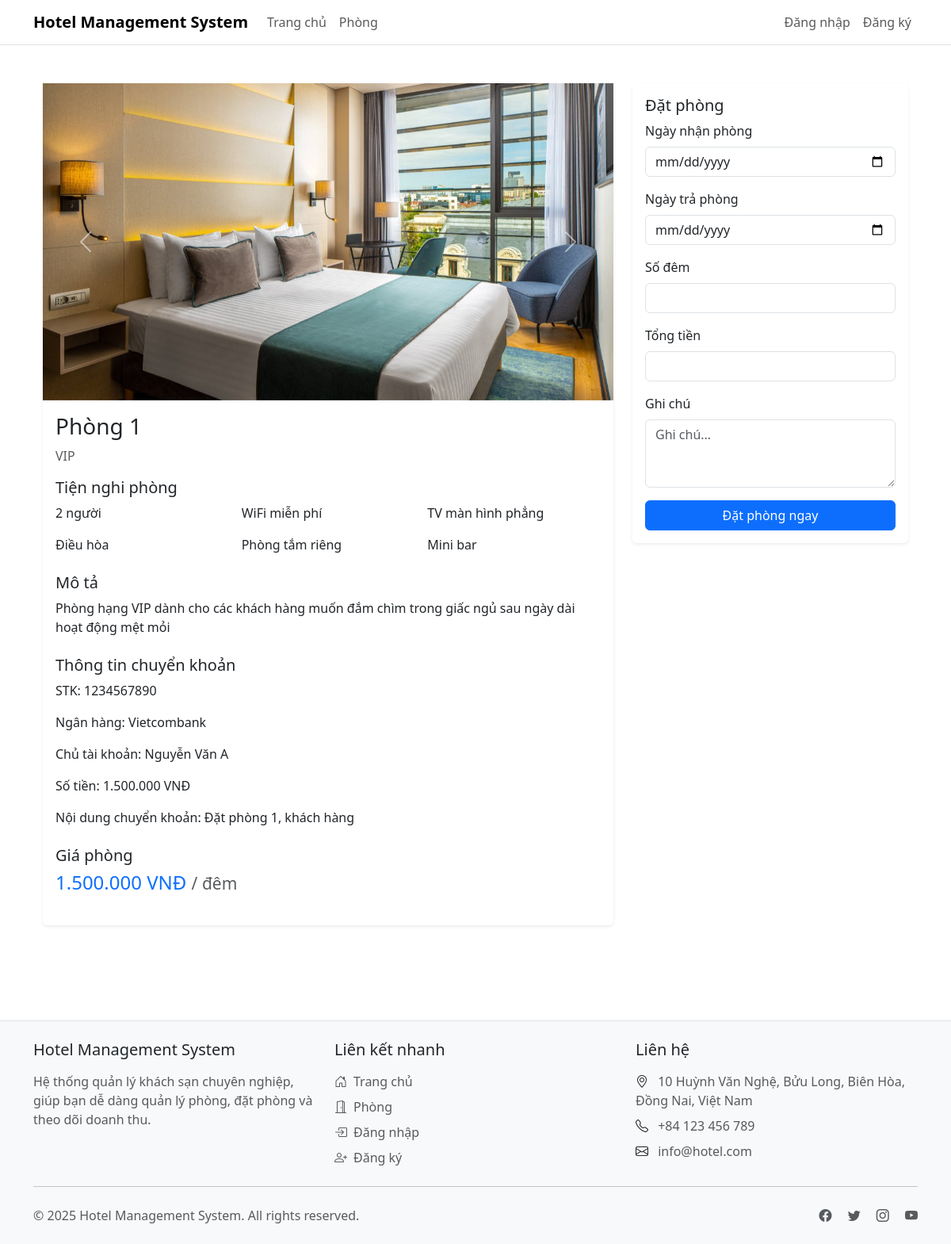
/room-details.php?id=1, run on the app's committed database.
### tables this page shows
CREATE TABLE `rooms` (
  `id` int(11) NOT NULL,
  `room_number` varchar(10) NOT NULL,
  `type` varchar(50) NOT NULL,
  `price_per_night` decimal(10,2) NOT NULL,
  `capacity` int(11) NOT NULL,
  `description` text DEFAULT NULL,
  `status` enum('available','occupied','maintenance') DEFAULT 'available',
  `created_at` timestamp NOT NULL DEFAULT current_timestamp(),
  `updated_at` timestamp NOT NULL DEFAULT current_timestamp() ON UPDATE current_timestamp(),
  `image` varchar(255) DEFAULT NULL
);

### config/Database.php (called while the page is built, shortened)
<?php
class Database {
    private static $instance = null;
    private $pdo;
    private function __construct() {
        try {
            $host = 'localhost';
            $dbname = 'hotel_management2';
            $username = 'root';
            $password = '';
            $this->pdo = new PDO(
                "mysql:host=$host;dbname=$dbname;charset=utf8mb4",
                $username,
                $password,
                [
                    PDO::ATTR_ERRMODE => PDO::ERRMODE_EXCEPTION,
                    PDO::ATTR_DEFAULT_FETCH_MODE => PDO::FETCH_ASSOC,
                    PDO::ATTR_EMULATE_PREPARES => false
                ]
            );
        } catch (PDOException $e) {
            error_log("Database connection failed: " . $e->getMessage());
            throw new Exception("Database connection failed");
        }
    }
    public static function getInstance() {
        if (self::$instance === null) {
            self::$instance = new self();
        }
        return self::$instance;
    }
    public function query($sql, $params = []) {
        try {
            $stmt = $this->pdo->prepare($sql);
            $stmt->execute($params);
            return $stmt;
        } catch (PDOException $e) {
            error_log("Query failed: " . $e->getMessage());
            throw new Exception("Query failed");
        }
    }
    public function fetch($sql, $params = []) {
        try {
            $stmt = $this->query($sql, $params);
            return $stmt->fetch();
        } catch (Exception $e) {
            error_log("Fetch failed: " . $e->getMessage());
            return null;
        }
    }
}

### classes/Room.php (called while the page is built, shortened)
<?php
class Room {
    private $db;
    public function __construct() {
        $this->db = Database::getInstance();
        $this->uploadDir = dirname(__DIR__) . '/assets/images/rooms/';
    }
    public function getRoomById($roomId) {
        try {
            $sql = "SELECT * FROM rooms WHERE id = ?";
            return $this->db->fetch($sql, [$roomId]);
        } catch (Exception $e) {
            error_log($e->getMessage());
            return null;
        }
    }
}

### room-details.php (the view, shortened to what this page needs)
<?php
require_once 'classes/Room.php';
$room = new Room();
$roomId = $_GET['id'] ?? 0;
$roomInfo = $room->getRoomById($roomId);
$checkIn = $_GET['check_in'] ?? '';
$checkOut = $_GET['check_out'] ?? '';
require_once 'includes/header.php';
?>
<div class="container py-4">
    <div class="row">
        <div class="col-lg-8">
            <div class="card mb-4">
                <div id="roomCarousel" class="carousel slide" data-bs-ride="carousel">
                    <div class="carousel-inner">
                        <?php if ($roomInfo['image']): ?>
                            <div class="carousel-item active">
                                <img src="<?= htmlspecialchars($roomInfo['image']) ?>"
                                    class="d-block w-100"
                                    alt="Room <?= htmlspecialchars($roomInfo['room_number']) ?>"
                                    style="height: 400px; object-fit: cover;">
                            </div>
                        <?php endif; ?>
                    </div>
                    <?php if ($roomInfo['image']): ?>
                        <button class="carousel-control-prev" type="button" data-bs-target="#roomCarousel" data-bs-slide="prev">
                            <span class="carousel-control-prev-icon"></span>
                        </button>
                        <button class="carousel-control-next" type="button" data-bs-target="#roomCarousel" data-bs-slide="next">
                            <span class="carousel-control-next-icon"></span>
                        </button>
                    <?php endif; ?>
                </div>
                <div class="card-body">
                    <h1 class="card-title h3">Phòng <?= htmlspecialchars($roomInfo['room_number']) ?></h1>
                    <p class="text-muted"><?= htmlspecialchars($roomInfo['type']) ?></p>
                    <div class="room-features mb-4">
                        <h5>Tiện nghi phòng</h5>
                        <div class="row g-3">
                            <div class="col-6 col-md-4">
                                <i class="fas fa-user-friends"></i> <?= $roomInfo['capacity'] ?> người
                            </div>
                            <div class="col-6 col-md-4">
                                <i class="fas fa-wifi"></i> WiFi miễn phí
                            </div>
                            <div class="col-6 col-md-4">
                                <i class="fas fa-tv"></i> TV màn hình phẳng
                            </div>
                            <div class="col-6 col-md-4">
                                <i class="fas fa-snowflake"></i> Điều hòa
                            </div>
                            <div class="col-6 col-md-4">
                                <i class="fas fa-shower"></i> Phòng tắm riêng
                            </div>
                            <div class="col-6 col-md-4">
                                <i class="fas fa-coffee"></i> Mini bar
                            </div>
                        </div>
                    </div>
                    <?php if (!empty($roomInfo['description'])): ?>
                        <div class="room-description mb-4">
                            <h5>Mô tả</h5>
                            <p><?= nl2br(htmlspecialchars($roomInfo['description'])) ?></p>
                        </div>
                    <?php endif; ?>
                    <div class="room-description mb-4">
                        <h5>Thông tin chuyển khoản</h5>
                        <p>STK: 1234567890</p>
                        <p>Ngân hàng: Vietcombank</p>
                        <p>Chủ tài khoản: Nguyễn Văn A</p>
                        <p>Số tiền: <?= number_format($roomInfo['price_per_night'], 0, ',', '.') ?> VNĐ</p>
                        <p>Nội dung chuyển khoản: Đặt phòng <?= htmlspecialchars($roomInfo['room_number']) ?>, khách hàng <?= htmlspecialchars($_SESSION['user']['name']) ?></p>
                    </div>
                    <div class="room-price mb-4">
                        <h5>Giá phòng</h5>
                        <p class="h4 text-primary mb-0">
                            <?= number_format($roomInfo['price_per_night'], 0, ',', '.') ?> VNĐ
                            <small class="text-muted">/ đêm</small>
                        </p>
                    </div>
                </div>
            </div>
        </div>
        <div class="col-lg-4">
            <div class="card">
                <div class="card-body">
                    <h5 class="card-title">Đặt phòng</h5>
                    <form method="POST" id="bookingForm" class="needs-validation" novalidate>
                        <div class="mb-3">
                            <label for="check_in" class="form-label">Ngày nhận phòng</label>
                            <input type="date" class="form-control" id="check_in" name="check_in"
                                value="<?= htmlspecialchars($checkIn) ?>" required min="<?= date('Y-m-d') ?>">
                        </div>
                        <div class="mb-3">
                            <label for="check_out" class="form-label">Ngày trả phòng</label>
                            <input type="date" class="form-control" id="check_out" name="check_out"
                                value="<?= htmlspecialchars($checkOut) ?>" required>
                        </div>
                        <div class="mb-3">
                            <label for="nights" class="form-label">Số đêm</label>
                            <input type="text" class="form-control" id="nights" readonly>
                        </div>
                        <div class="mb-3">
                            <label for="total_price" class="form-label">Tổng tiền</label>
                            <input type="text" class="form-control" id="total_price" readonly>
                        </div>
                        <div class="mb-3">
                            <label for="notes" class="form-label">Ghi chú</label>
                            <textarea class="form-control" id="notes" name="notes" rows="3"
                                placeholder="Ghi chú..."></textarea>
                        </div>
                        <button type="submit" class="btn btn-primary w-100">
                            Đặt phòng ngay
                        </button>
                    </form>
                </div>
            </div>
        </div>
    </div>
</div>
<?php require_once 'includes/footer.php'; ?>

### includes/header.php (style rules this page uses)
.card { border: none; box-shadow: 0 0.125rem 0.25rem rgba(0, 0, 0, 0.075); }
.btn { font-weight: 500; }
.btn-primary { background-color: #0d6efd; border-color: #0d6efd; }

### data on the page
rooms: image (picture), room_number "1", type "VIP", capacity "2", description "Phòng hạng VIP dành cho các khách hàng muốn đắm chìm trong giấc ngủ sau ngày dài hoạt động mệt mỏi", price_per_night "1.500.000"

### other printed values
SITE_NAME "Hotel Management System"
